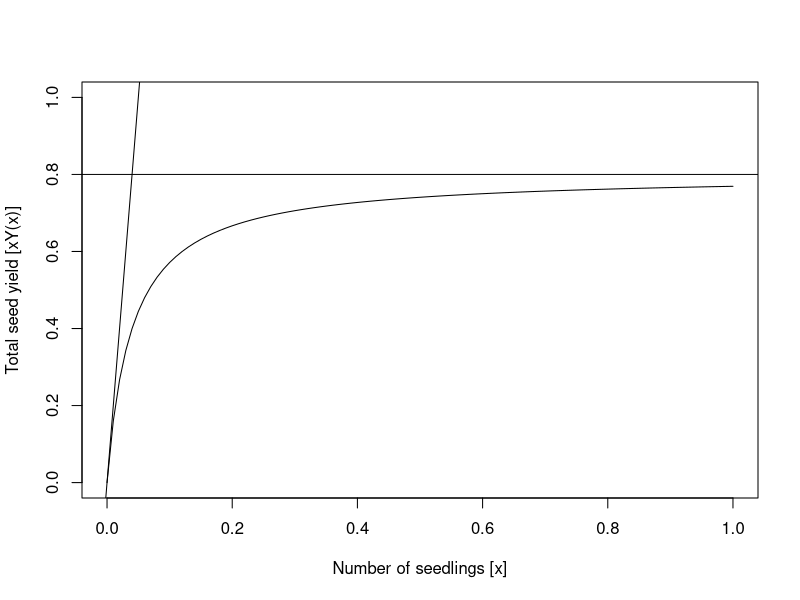
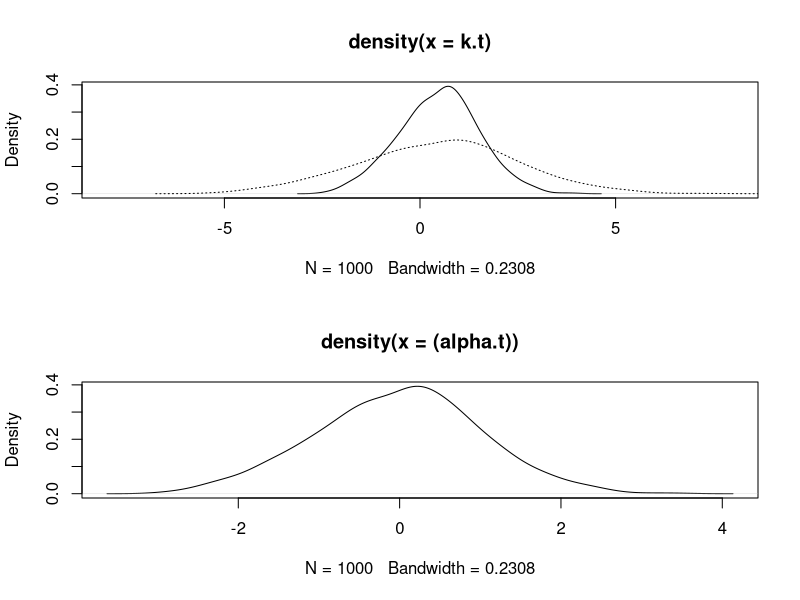
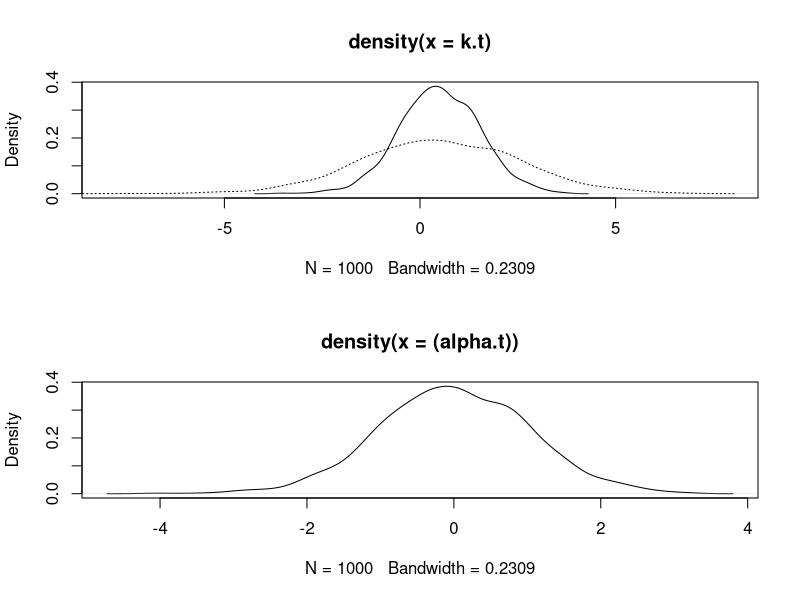

Recreate these plots in R, in order.
#################################################################################
################################################################################
################################################################################
# ESS Germination Strategies in Randomly Varying Environments. II. Reciprocal Yield-Law Models
# Stephen Ellner
# Theoretical Population Biology
# 1985
# Vol 28, 80-116
#
# Scripts by Gregor Siegmund
# fausto.siegmund@gmail.com
# last updated 02-24-2020
#################################################################################
#################################################################################
#################################################################################


# function for total yield as a function
# of initial seedling density
totalYield <- function(K=k, b=b, X=x){
  f = (X*K)/(K/b+X)
  return(f)
}

plot(x=c(),y=c(),type='n',xlim=c(0,1),ylim=c(0,1),
     ylab="Total seed yield [xY(x)]",
     xlab="Number of seedlings [x]")
abline(h=0.8)
abline(a=0,b=20)

x=seq(0,1,by=0.01)
lines(x,totalYield(K=.8,b=20,X=x))

## model

# # equation year-by year
# e<-function(G=g,D=d,Y=y,P=py){
#   E=(1-P)*log10((1-G)*(1-D)+G*Y[1])+(P)*log10((1-G)*(1-D)+G*Y[2])
#   return(E)
# }

t = 1000
alpha.t = rnorm(n=t,mean=0,sd=1)

layout(matrix(c(1,2), 2, 1, byrow = TRUE))

# Panel 1
k.mean = .5
k.sd = 1

k.t = k.mean+k.sd*alpha.t
plot(density(k.t), xlim=c(-8,8))
# Panel 2
k.mean = .5
k.sd = 2

k.t = k.mean+k.sd*alpha.t
lines(density(k.t),lty='dotted')

plot(density((alpha.t)))


###
t = 1000
alpha.t = rnorm(n=t,mean=0,sd=1)

layout(matrix(c(1,2), 2, 1, byrow = TRUE))

# Panel 1
k.mean = .5
k.sd = 1

k.t = k.mean+k.sd*alpha.t
plot(density(k.t), xlim=c(-8,8))
# Panel 2
k.mean = .5
k.sd = 2

k.t = k.mean+k.sd*alpha.t
lines(density(k.t),lty='dotted')

plot(density((alpha.t)))


t=100
alpha.t = rnorm(n=t,mean=0,sd=1)

yFun<-function(Y.bar = y,y.sd=y.sd,alpha.t=alpha.t){
  y.t = Y.bar+y.sd*alpha.t
  return(y.t)
}

yFun(Y.bar=.1,y.sd=1,alpha.t=alpha.t)

# equation 4 from Cohen 1966
f<-function(G=g,S=s,Y=y){
  Fitness=log10((1-G)*(S)+G*Y)
  return(Fitness)
}

# script to calculate long term population growth rate
# for different combinations of parameters
v<-function(G=g,S=s,Y=y){
  vec <- c()
  for(i in 1:length(g)){
    vec[i]<-sum(f(G=g[i],S=S,Y=Y))
  }
  return(vec)
}

# script to calculate optimal g
max_g <- function(y,s=s){
  out<-unlist(v(G=g,S=s,Y=y))
  g[which(out %in% max(out))];max(out)
  x<-seq(-7,7,by=.001)
  
  emp=1-ecdf(log(y,base=10))(x)
  gmax=g[which(out %in% max(out))]
  return(gmax)
}
g=.1
max_g(y=yFun(Y.bar=.1,y.sd=1,alpha.t=alpha.t),
.5)
